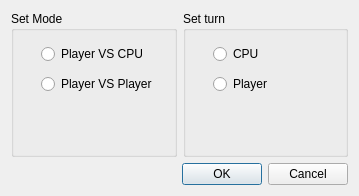
<?xml version="1.0" encoding="UTF-8"?>
<ui version="4.0">
 <class>Options</class>
 <widget class="QDialog" name="Options">
  <property name="geometry">
   <rect>
    <x>0</x>
    <y>0</y>
    <width>359</width>
    <height>196</height>
   </rect>
  </property>
  <property name="minimumSize">
   <size>
    <width>359</width>
    <height>196</height>
   </size>
  </property>
  <property name="windowTitle">
   <string>Dialog</string>
  </property>
  <layout class="QGridLayout" name="gridLayout">
   <item row="0" column="0" colspan="2">
    <layout class="QHBoxLayout" name="horizontalLayout">
     <item>
      <widget class="QGroupBox" name="groupBox_2">
       <property name="sizePolicy">
        <sizepolicy hsizetype="Expanding" vsizetype="Expanding">
         <horstretch>0</horstretch>
         <verstretch>0</verstretch>
        </sizepolicy>
       </property>
       <property name="title">
        <string>Set Mode</string>
       </property>
       <widget class="QRadioButton" name="p2cRadio">
        <property name="geometry">
         <rect>
          <x>30</x>
          <y>30</y>
          <width>125</width>
          <height>26</height>
         </rect>
        </property>
        <property name="text">
         <string>Player VS CPU</string>
        </property>
       </widget>
       <widget class="QRadioButton" name="p2pRadio">
        <property name="geometry">
         <rect>
          <x>30</x>
          <y>60</y>
          <width>135</width>
          <height>26</height>
         </rect>
        </property>
        <property name="text">
         <string>Player VS Player</string>
        </property>
       </widget>
      </widget>
     </item>
     <item>
      <widget class="QGroupBox" name="groupBox">
       <property name="sizePolicy">
        <sizepolicy hsizetype="Expanding" vsizetype="Expanding">
         <horstretch>0</horstretch>
         <verstretch>0</verstretch>
        </sizepolicy>
       </property>
       <property name="title">
        <string>Set turn</string>
       </property>
       <widget class="QRadioButton" name="playerORadio">
        <property name="geometry">
         <rect>
          <x>30</x>
          <y>30</y>
          <width>112</width>
          <height>26</height>
         </rect>
        </property>
        <property name="text">
         <string>CPU</string>
        </property>
       </widget>
       <widget class="QRadioButton" name="playerXRadio">
        <property name="geometry">
         <rect>
          <x>30</x>
          <y>60</y>
          <width>112</width>
          <height>26</height>
         </rect>
        </property>
        <property name="text">
         <string>Player</string>
        </property>
       </widget>
      </widget>
     </item>
    </layout>
   </item>
   <item row="1" column="0">
    <spacer name="horizontalSpacer">
     <property name="orientation">
      <enum>Qt::Horizontal</enum>
     </property>
     <property name="sizeHint" stdset="0">
      <size>
       <width>151</width>
       <height>20</height>
      </size>
     </property>
    </spacer>
   </item>
   <item row="1" column="1">
    <widget class="QDialogButtonBox" name="buttonBox">
     <property name="sizePolicy">
      <sizepolicy hsizetype="Fixed" vsizetype="Fixed">
       <horstretch>0</horstretch>
       <verstretch>0</verstretch>
      </sizepolicy>
     </property>
     <property name="standardButtons">
      <set>QDialogButtonBox::Cancel|QDialogButtonBox::Ok</set>
     </property>
    </widget>
   </item>
  </layout>
 </widget>
 <resources/>
 <connections/>
 <slots>
  <slot>setChanges()</slot>
 </slots>
</ui>
